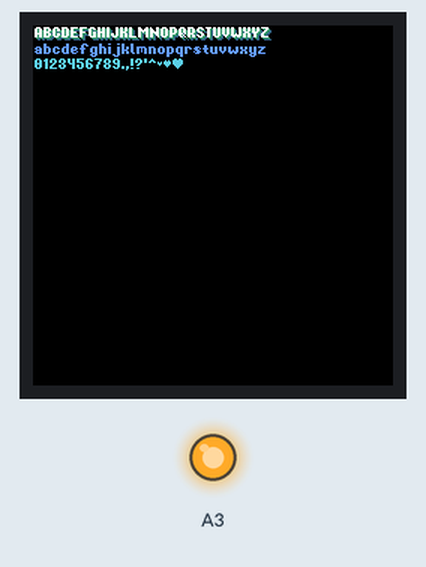
A sketch run on a simulated Arduino Uno, built with avr-gcc and run on an emulated ATmega328P. Shown: 240×240 colour display, output pins drawn as LEDs (lit = HIGH).

Above: at 0.3 s.

The sketch:

smolitaire.ino
```cpp
#include <Adafruit_GFX.h>
#include <Adafruit_ST7789.h>
#include <SPI.h>

#include "Graphics.h"

#define TFT_CS       A5
#define TFT_RST      -1
#define TFT_DC       A4

Adafruit_ST7789 lcd = Adafruit_ST7789(TFT_CS, TFT_DC, TFT_RST);
const uint8_t lcdW = 240;
const uint8_t lcdH = 240;

enum Suit { HEART, DIAMOND, SPADE, CLUB };

unsigned long curMillis = 0;
unsigned long prevMillis = 0;
float delta = 0.0f;

bool redraw = true;

void setup() {
  lcd.init(lcdW, lcdH);
  lcd.setRotation(2);

  pinMode(A3, OUTPUT);
  digitalWrite(A3, HIGH);

  drawString("ABCDEFGHIJKLMNOPQRSTUVWXYZ", 2, 3, 3);
  drawString("ABCDEFGHIJKLMNOPQRSTUVWXYZ", 9, 2, 2);
  drawString("ABCDEFGHIJKLMNOPQRSTUVWXYZ", 8, 1, 1);
  drawString("abcdefghijklmnopqrstuvwxyz", 3, 1, 12);
  drawString("0123456789.,!?'^$%&", 7, 1, 22);

  //drawSpriteRegion(Graphics::suitData, 2, 50, 29, 1, 84, 5, 5);
}

void loop() {
  draw();
}

void draw() {
  if (!redraw) return;

  // TODO: drawing routine

  // Confirm the draw by resetting the redraw flag
  redraw = false;
}

/*
void drawCard(byte x, byte y, uint8_t value, Suit suit) {
  // Draw card background
  for (int v = 0; v < Graphics::cardHeight; ++v) {
    for (int h = 0; h < Graphics::cardWidth - 2; ++h) {
      drawPixel(x + h + 1, y + v, Graphics::cardBGColour);
    }
  }
  for (int v = 0; v < Graphics::cardHeight - 2; ++v) {
    drawPixel(x, y + v + 1, Graphics::cardBGColour);
    drawPixel(x + Graphics::cardWidth - 1, y + v + 1, Graphics::cardBGColour);
  }

  // TODO: Draw card value

  // TODO: Draw card suit
  switch (suit) {
    case Suit::HEART:
      break;
    case Suit::DIAMOND:
      break;
    case Suit::SPADE:
      break;
    case Suit::CROSS:
      break;
  }
  // drawSprite(Graphics::heartData,
  //   x + Graphics::cardWidth - Graphics::cardPadding - Graphics::suitSize,
  //   y + Graphics::cardPadding,
  //   Graphics::suitSize, Graphics::suitSize);
}

void drawSprite(const uint8_t* indices, byte x, byte y, byte w, byte h) {
  drawSpriteRegion(indices, x, y, 0, 0, w, w, h);
}

uint8_t spriteIndex = 0;
void drawSpriteRegion(const uint8_t* indices, byte x, byte y,
  byte offset_x, byte offset_y, byte total_w, byte w, byte h) {
  for (int v = 0; v < h; ++v) {
    for (int h = 0; h < w; ++h) {
      spriteIndex = indices[(offset_y + v) * total_w + offset_x + h];
      if (spriteIndex > 0) {
        drawPixel(x + h, y + v, indices[v * total_w + h]);
      }
    }
  }
}
*/

void drawString(const char* str, uint8_t colour, byte x, byte y) {
  char c;
  uint index = 0;
  while (1) {
    c = str[index];
    if (c == '\0')
      break;
    x += drawChar(c, colour, x, y) + 1;
    ++index;
  }
}

uint8_t drawChar(char c, uint8_t colour, uint8_t x, uint8_t y) {
  uint data_x = 0;
  uint data_y = 0;
  uint width = 0;
  uint height = 0;
  uint baselineOffset = 0;

  if (c >= '0' && c <= '9') {
    char numberIndex = c - '0';
    data_x = Graphics::fontNumberInfo[numberIndex][0];
    data_y = Graphics::fontNumberInfo[numberIndex][1];
    width = Graphics::fontNumberInfo[numberIndex][2];
    height = Graphics::fontNumberInfo[numberIndex][3];
  } else if (c >= 'A' && c <= 'Z') {
    char upperIndex = c - 'A';
    data_x = Graphics::fontUpperInfo[upperIndex][0];
    data_y = Graphics::fontUpperInfo[upperIndex][1];
    width = Graphics::fontUpperInfo[upperIndex][2];
    height = Graphics::fontUpperInfo[upperIndex][3];
  } else if (c >= 'a' && c <= 'z') {
    char lowerIndex = c - 'a';
    data_x = Graphics::fontLowerInfo[lowerIndex][0];
    data_y = Graphics::fontLowerInfo[lowerIndex][1];
    width = Graphics::fontLowerInfo[lowerIndex][2];
    height = Graphics::fontLowerInfo[lowerIndex][3];
    baselineOffset = data_y - Graphics::fontUpperBaseline;
  } else {
    char symbolIndex = 0;
    switch (c) {
      case '.':  symbolIndex = 0; break;
      case ',':  symbolIndex = 1; break;
      case '!':  symbolIndex = 2; break;
      case '?':  symbolIndex = 3; break;
      case '\'': symbolIndex = 4; break;
      case '^':  symbolIndex = 5; break;
      case '$':  symbolIndex = 6; break;
      case '%':  symbolIndex = 7; break;
      case '&':  symbolIndex = 8; break;
    }
    data_x = Graphics::fontSymbolInfo[symbolIndex][0];
    data_y = Graphics::fontSymbolInfo[symbolIndex][1];
    width = Graphics::fontSymbolInfo[symbolIndex][2];
    height = Graphics::fontSymbolInfo[symbolIndex][3];
    baselineOffset = data_y - Graphics::fontSymbolBaseline;
  }

  for (int v = 0; v < height; ++v) {
    for (int h = 0; h < width; ++h) {
      if (Graphics::fontData[
        (v + data_y) * Graphics::fontDataWidth + h + data_x] > 0) {
        lcd.drawPixel(x + h, y + v + baselineOffset,
          Graphics::palette[colour]);
      }
    }
  }
  return width;
}
```

Source omitted: Graphics.h (data table, 18418 bytes)
